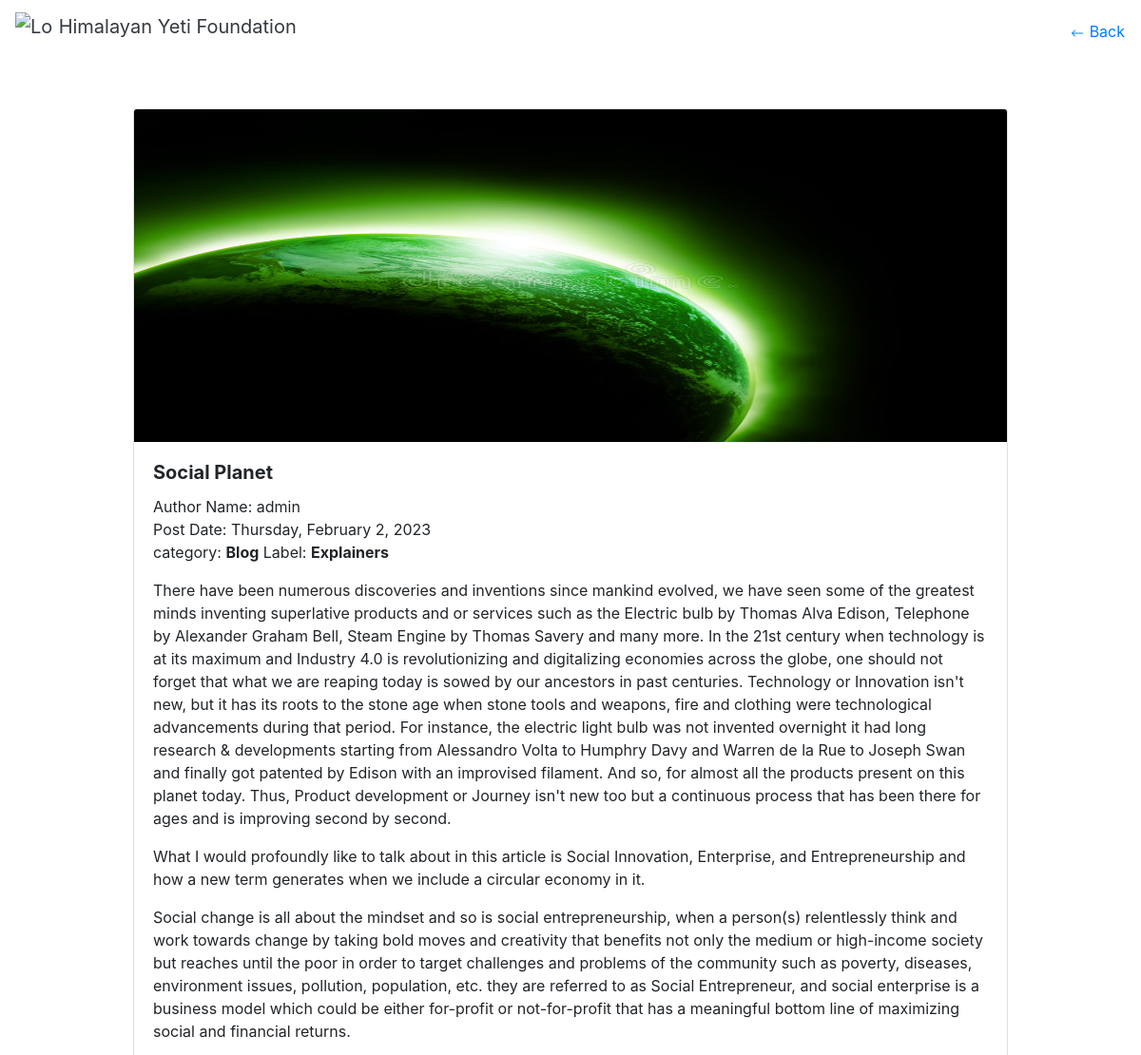
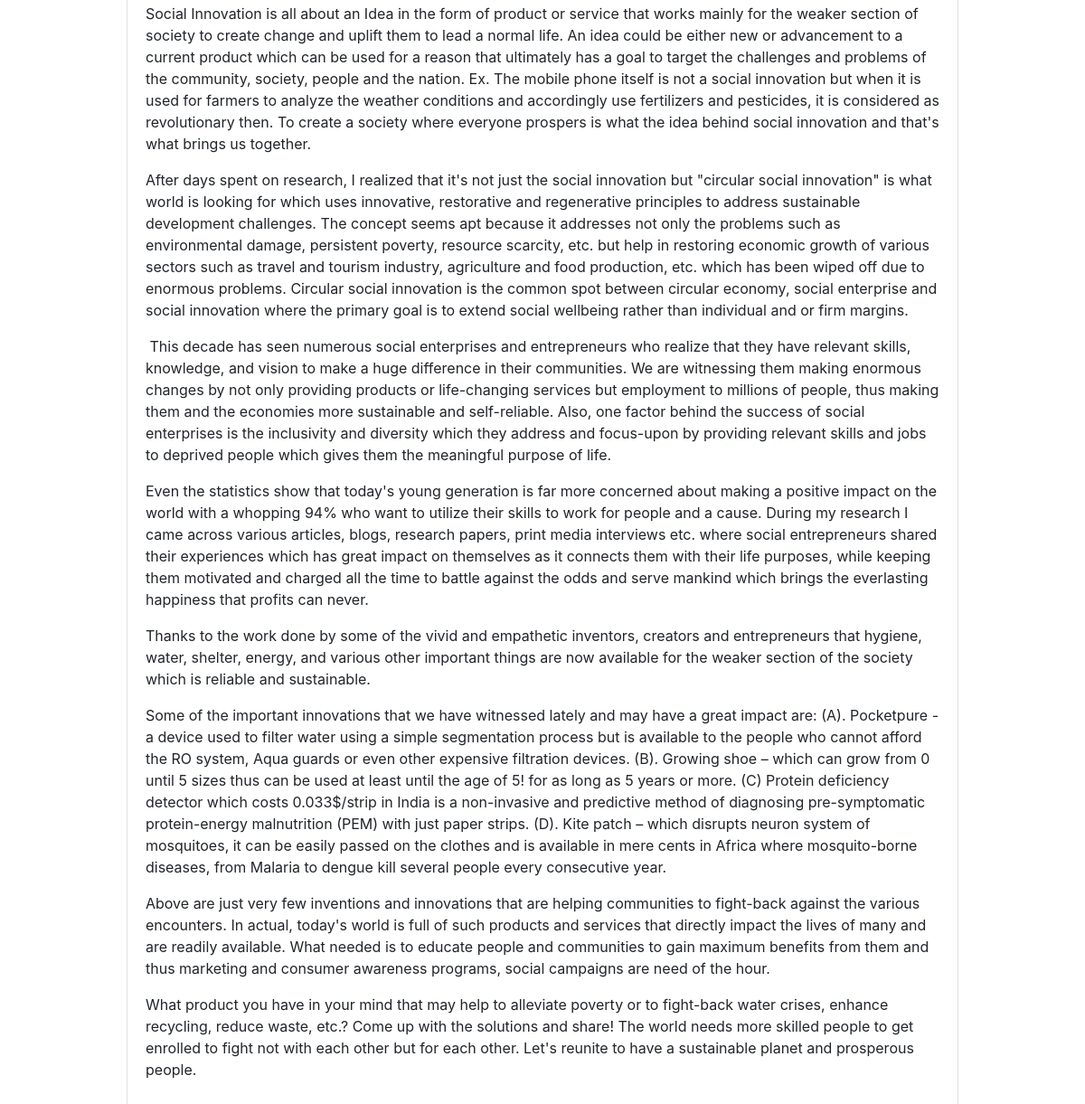
The app's page /viewarticle/14 with its own data (2 pictures, top to bottom).
### mainapp/models.py (models this page shows, shortened)
class article(models.Model):
    bid = models.AutoField(primary_key=True)
    title = models.CharField(max_length=255, null=True)
    headerimage = models.ImageField(null=True, upload_to="images")
    author = models.ForeignKey(User, on_delete=models.CASCADE)
    postdate = models.DateTimeField(editable=False, auto_now=True)
    category = models.ForeignKey(categories, on_delete=models.CASCADE)
    label = models.ForeignKey(label, on_delete=models.CASCADE)
    body = RichTextField(blank=True, null=True)
    snippet = models.CharField(max_length=255)

class categories(models.Model):
    cid = models.AutoField(primary_key=True)
    name = models.CharField(max_length=255)
    def __str__(self):
        return self.name

class label(models.Model):
    lid = models.AutoField(primary_key=True)
    name = models.CharField(max_length=255)
    parentcategory = models.ForeignKey(categories, on_delete=models.CASCADE)

### mainapp/views.py (the view)
# urls.py: path('viewarticle/<int:num>', views.viewarticle, name="viewarticle"),
def viewarticle(request, num):
    contx={}
    instance = article.objects.get(bid=num)
    contx['article']=instance
    return render(request, "mainapp/viewarticle.html", contx)

### mainapp/templates/mainapp/viewarticle.html (shortened to what this page needs)
<!doctype html>
{% load static %}
<html lang="en">
<head>
    <link rel="stylesheet" href="https://cdn.jsdelivr.net/npm/bootstrap@4.3.1/dist/css/bootstrap.min.css"
>
</head>
<body>
    <nav class="navbar navbar-white bg-white">
        <a class="navbar-brand text-dark" href="{% url 'home' %}">
            <img src="https://s3.ap-south-1.amazonaws.com/assets.ynos.in/startup-logos/YNOS63244.jpg" width="40"
                height="40" class="d-inline-block align-top " alt="Logo">
            Himalayan Yeti Foundation
        </a>
        <a href="{% url 'help' %}" class="btn btn-link p-0">
            Back
        </a>
    </nav>
    <div class="container mt-5">
        <div class="row">
            <div class="col-12 col-md-10 offset-md-1">
                <div class="card">
                    <img src="{{article.headerimage.url}}" height="350px" alt="Article Header" class="card-img-top">
                    <div class="card-body">
                        <h5 class="card-title"><strong>{{ article.title }}</strong></h5>
                        <p class="card-text article-meta">
                            <span class="article-author">Author Name: {{ article.author }}</span><br>
                            <span class="article-date">Post Date: {{ article.postdate|date:'l, F j, Y'  }}</span><br>
                            <span class="article-label">category: <strong>{{ article.category }}</strong> Label:
                                <strong>{{ article.label.name }}</strong></span>
                        </p>
                        <span>
                            {{ article.body|safe }}
                        </span>
                    </div>
                </div>
            </div>
        </div>
    </div>
</body>
</html>

### records on screen
article: headerimage (picture), title "Social Planet", author "admin", postdate "Thursday, February 2, 2023", category "Blog", label.name "Explainers", body "There have been numerous discoveries and inventions since mankind evolved, we have seen some of the greatest minds inventing superlative products and or services such as the Electric bulb by Thomas Alva Edison, Telephone by Alexander Graham Bell, Steam Engine by Thomas Savery and many more. In the 21st century when technology is at its maximum and Industry 4.0 is revolutionizing and digitalizing economies across the globe, one should not forget that what we are reaping today is sowed by our ancestors in past centuries. Technology or Innovation isn't new, but it has its roots to the stone age when stone tools and weapons, fire and clothing were technological advancements during that period.…"
